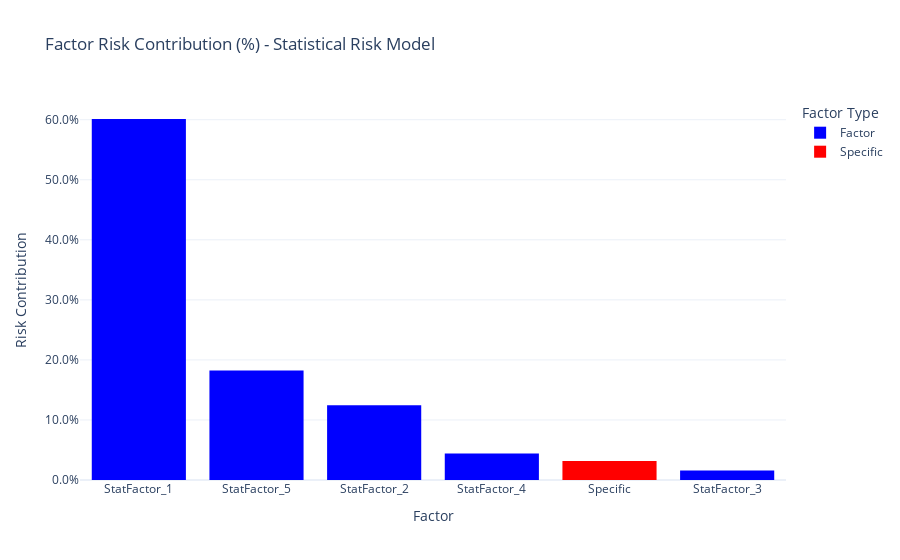
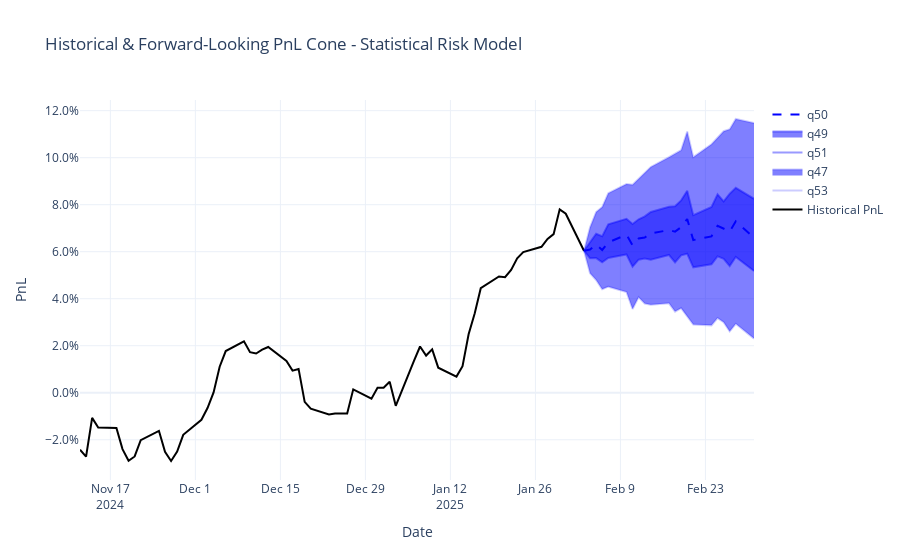

The code cell stored with these charts, in order, in its notebook:
### Markdown cell above
- We can perform a similar analysis using the Statistical factor model.

### Code cell
fra_s = FactorRiskAnalyzer(stat_risk_model,portfolio_w)
risk_report = fra_s.get_risk_report()# factorAnalysis.risk_model.decompose_risk(portfolio_w).sort_values('vol_contri',ascending=False,key=abs)
display(HTML(risk_report.head(15)[['exposure','vol_contri','vol_pct']].to_html()))

fra_s.plot_factor_risk_contribution(pct_or_abs='pct',top_x=15)
fra_s.plot_forward_cone(hist_pnl,horizon_days=20, n_scenarios=10000,quantiles=(47,49,50,51,53))#cumulative
